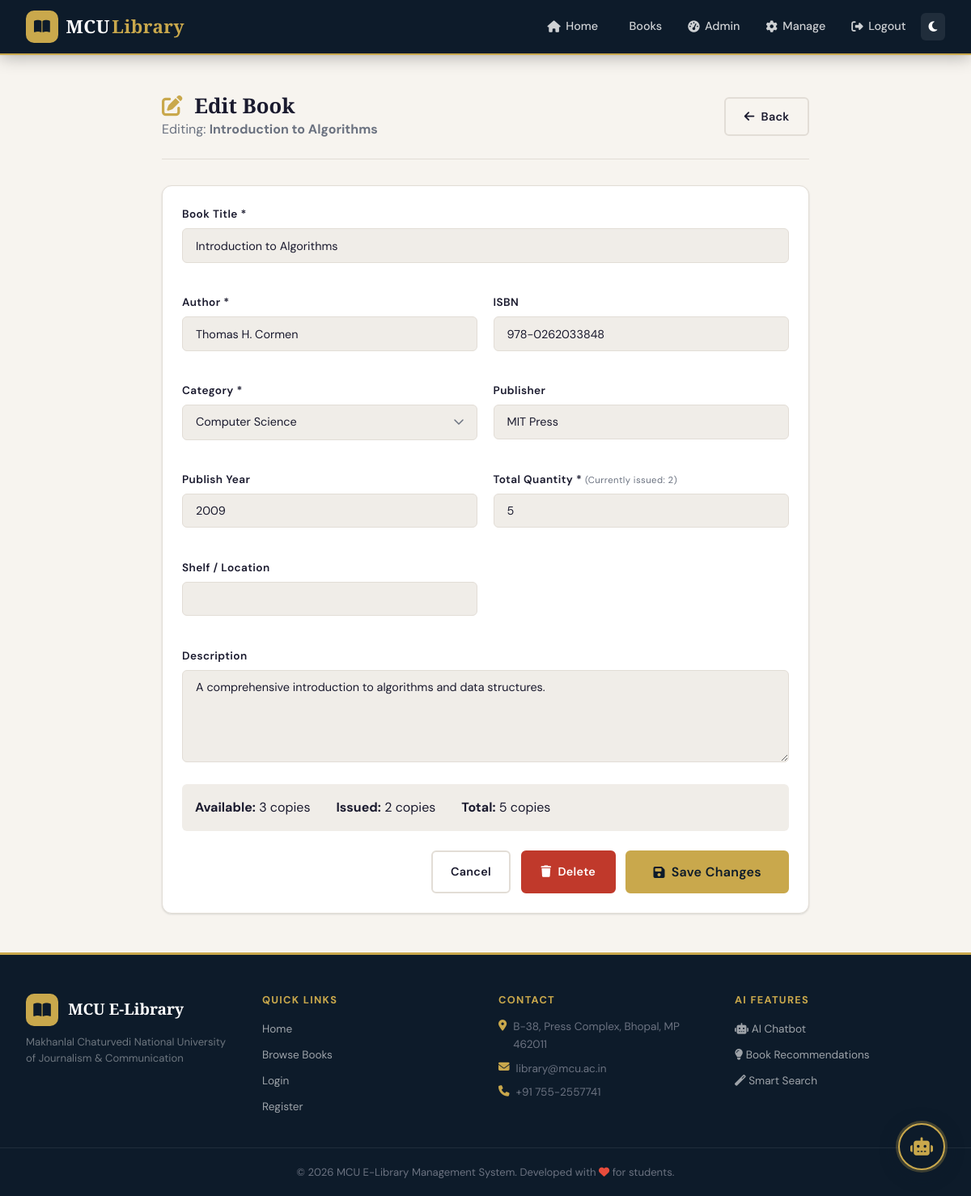
The app's page /edit_book.php?id=1 (signed in) with its own data.
### tables this page shows
CREATE TABLE IF NOT EXISTS books (
    id               INT AUTO_INCREMENT PRIMARY KEY,
    title            VARCHAR(255) NOT NULL,
    author           VARCHAR(150) NOT NULL,
    isbn             VARCHAR(20),
    category         VARCHAR(100) NOT NULL,
    publisher        VARCHAR(150),
    publish_year     YEAR,
    description      TEXT,
    cover_image      VARCHAR(255) DEFAULT 'default_cover.png',
    total_quantity   INT NOT NULL DEFAULT 1,
    issued_quantity  INT NOT NULL DEFAULT 0,
    location         VARCHAR(100) COMMENT 'Shelf / rack location',
    added_at         DATETIME DEFAULT CURRENT_TIMESTAMP,
    updated_at       DATETIME DEFAULT CURRENT_TIMESTAMP ON UPDATE CURRENT_TIMESTAMP,
    FULLTEXT KEY ft_search (title, author, description)
);

### includes/auth.php (called while the page is built, shortened)
<?php
function csrfToken(): string {
    return $_SESSION['csrf_token'];
}

### edit_book.php (the view, shortened to what this page needs)
<?php
require_once __DIR__ . '/config/db.php';
require_once __DIR__ . '/includes/auth.php';
$id        = (int)($_GET['id'] ?? 0);
$book = $pdo->prepare("SELECT * FROM books WHERE id=?");
$book->execute([$id]);
$book = $book->fetch();
$categories = ['Computer Science','Database','Networking','Artificial Intelligence','Software Engineering',
               'Web Development','Electronics','Mathematics','Physics','Chemistry','Commerce','MBA',
               'Law','Journalism','Mass Communication','English','Hindi','Political Science','Other'];
require_once __DIR__ . '/includes/header.php';
?>
<div class="container section">
  <div style="max-width:800px;margin:0 auto;">
    <div class="page-header" style="padding:0 0 1.5rem;">
      <div>
        <h1><i class="fas fa-edit" style="color:var(--gold);margin-right:.5rem;"></i> Edit Book</h1>
        <p>Editing: <strong><?= htmlspecialchars($book['title']) ?></strong></p>
      </div>
      <a href="/admin/manage_books.php" class="btn btn-outline"><i class="fas fa-arrow-left"></i> Back</a>
    </div>
    <div class="card">
      <div class="card-body">
        <form method="POST">
          <div style="display:grid;grid-template-columns:1fr 1fr;gap:1.2rem;">
            <div class="form-group" style="grid-column:1/-1;">
              <label class="form-label">Book Title *</label>
              <input type="text" name="title" class="form-control" value="<?= htmlspecialchars($book['title']) ?>" required>
            </div>
            <div class="form-group">
              <label class="form-label">Author *</label>
              <input type="text" name="author" class="form-control" value="<?= htmlspecialchars($book['author']) ?>" required>
            </div>
            <div class="form-group">
              <label class="form-label">ISBN</label>
              <input type="text" name="isbn" class="form-control" value="<?= htmlspecialchars($book['isbn'] ?? '') ?>">
            </div>
            <div class="form-group">
              <label class="form-label">Category *</label>
              <select name="category" class="form-control" required>
                <?php foreach ($categories as $cat): ?>
                  <option value="<?= $cat ?>" <?= $book['category'] === $cat ? 'selected' : '' ?>><?= $cat ?></option>
                <?php endforeach; ?>
              </select>
            </div>
            <div class="form-group">
              <label class="form-label">Publisher</label>
              <input type="text" name="publisher" class="form-control" value="<?= htmlspecialchars($book['publisher'] ?? '') ?>">
            </div>
            <div class="form-group">
              <label class="form-label">Publish Year</label>
              <input type="number" name="publish_year" class="form-control" value="<?= $book['publish_year'] ?? '' ?>" min="1900" max="<?= date('Y') ?>">
            </div>
            <div class="form-group">
              <label class="form-label">Total Quantity *
                <small style="font-weight:400;color:var(--text-muted);">(Currently issued: <?= $book['issued_quantity'] ?>)</small>
              </label>
              <input type="number" name="total_quantity" class="form-control" value="<?= $book['total_quantity'] ?>" min="<?= $book['issued_quantity'] ?>" required>
            </div>
            <div class="form-group">
              <label class="form-label">Shelf / Location</label>
              <input type="text" name="location" class="form-control" value="<?= htmlspecialchars($book['location'] ?? '') ?>">
            </div>
            <div class="form-group" style="grid-column:1/-1;">
              <label class="form-label">Description</label>
              <textarea name="description" class="form-control" rows="5"><?= htmlspecialchars($book['description'] ?? '') ?></textarea>
            </div>
          </div>
          <div style="background:var(--bg-input);border-radius:var(--radius-sm);padding:1rem;margin-bottom:1.5rem;display:flex;gap:2rem;flex-wrap:wrap;">
            <div><strong>Available:</strong> <?= $book['total_quantity'] - $book['issued_quantity'] ?> copies</div>
            <div><strong>Issued:</strong> <?= $book['issued_quantity'] ?> copies</div>
            <div><strong>Total:</strong> <?= $book['total_quantity'] ?> copies</div>
          </div>
          <div style="display:flex;gap:.8rem;justify-content:flex-end;">
            <a href="/admin/manage_books.php" class="btn btn-outline">Cancel</a>
            <a href="/delete_book.php?id=<?= $id ?>&csrf=<?= csrfToken() ?>"
               class="btn btn-danger"
               data-confirm="Delete this book permanently?">
              <i class="fas fa-trash"></i> Delete
            </a>
            <button type="submit" class="btn btn-primary btn-lg"><i class="fas fa-save"></i> Save Changes</button>
          </div>
        </form>
      </div>
    </div>
  </div>
</div>
<?php require_once __DIR__ . '/includes/footer.php'; ?>

### assets/css/style.css (style rules this page uses)
:root { --bg: #f7f4ef; --bg-card: #ffffff; --bg-input: #f0ede8; --bg-sidebar: #0d1b2a; --text: #1a1a2e; --text-muted: #6b7280; --text-light: #9ca3af; --border: #e2ddd6; --border-focus: #c9a84c; --navy: #0d1b2a; --navy-light: #162234; --gold: #c9a84c; --gold-dark: #a8832a; --gold-pale: #f5edda; --rust: #c0392b; --teal: #1a7a6e; --teal-pale: #e0f4f1; --success: #1a7a6e; --success-bg: #e0f4f1; --danger: #c0392b; --danger-bg: #fde8e6; --warning: #c9a84c; --warning-bg: #fef9ec; --info: #2563eb; --info-bg: #eff6ff; --radius-sm: 6px; --radius: 12px; --radius-lg: 20px; --radius-xl: 32px; --shadow-sm: 0 1px 3px rgba(13,27,42,.08), 0 1px 2px rgba(13,27,42,.06); --shadow: 0 4px 16px rgba(13,27,42,.10), 0 2px 6px rgba(13,27,42,.07); --shadow-lg: 0 12px 40px rgba(13,27,42,.14), 0 4px 12px rgba(13,27,42,.08); --shadow-gold: 0 4px 24px rgba(201,168,76,.30); --font-display: 'Playfair Display', Georgia, serif; --font-body: 'DM Sans', system-ui, sans-serif; --ease: cubic-bezier(.4,0,.2,1); --dur: 220ms; --nav-h: 68px; }
*, *::before, *::after { box-sizing: border-box; margin: 0; padding: 0; }
html { scroll-behavior: smooth; font-size: 16px; }
body { font-family: var(--font-body); background: var(--bg); color: var(--text); line-height: 1.6; min-height: 100vh; transition: background var(--dur) var(--ease), color var(--dur) var(--ease); }
a { color: var(--gold-dark); text-decoration: none; transition: color var(--dur) var(--ease); }
button { cursor: pointer; font-family: var(--font-body); border: none; }
input, select, textarea { font-family: var(--font-body); }
h1,h2,h3,h4,h5 { font-family: var(--font-display); line-height: 1.2; font-weight: 700; }
h1 { font-size: clamp(2rem, 5vw, 3.5rem); }
p { color: var(--text-muted); }
.btn { display: inline-flex; align-items: center; gap: .5rem; padding: .65rem 1.4rem; border-radius: var(--radius-sm); font-size: .9rem; font-weight: 600; letter-spacing: .02em; transition: all var(--dur) var(--ease); white-space: nowrap; border: 2px solid transparent; }
.btn-primary { background: var(--gold); color: var(--navy); border-color: var(--gold); }
.btn-outline { background: transparent; border-color: var(--border); color: var(--text); }
.btn-danger { background: var(--rust); color: #fff; border-color: var(--rust); }
.btn-lg { padding: .9rem 2rem; font-size: 1rem; }
.form-group { margin-bottom: 1.2rem; }
.form-label { display: block; font-size: .85rem; font-weight: 600; color: var(--text); margin-bottom: .4rem; letter-spacing: .03em; }
.form-control { width: 100%; padding: .7rem 1rem; background: var(--bg-input); border: 1.5px solid var(--border); border-radius: var(--radius-sm); color: var(--text); font-size: .9rem; transition: border-color var(--dur) var(--ease), box-shadow var(--dur) var(--ease); appearance: none; }
.form-control::placeholder { color: var(--text-light); }
select.form-control { background-repeat: no-repeat; background-position: right 1rem center; padding-right: 2.5rem; }
.card { background: var(--bg-card); border: 1px solid var(--border); border-radius: var(--radius); box-shadow: var(--shadow-sm); overflow: hidden; transition: box-shadow var(--dur) var(--ease), transform var(--dur) var(--ease); }
.card-body { padding: 1.5rem; }
.container { max-width: 1200px; margin: 0 auto; padding: 0 1.5rem; }
.section { padding: 3rem 0; }
.page-header { padding: 2rem 1.5rem 1.5rem; border-bottom: 1px solid var(--border); margin-bottom: 2rem; display: flex; align-items: center; justify-content: space-between; flex-wrap: wrap; gap: 1rem; }
.page-header h1 { font-size: 1.6rem; }

### records on screen
books: title "Introduction to Algorithms", author "Thomas H. Cormen", isbn "978-0262033848", category "Computer Science", publisher "MIT Press", publish_year "2009", issued_quantity "2", total_quantity "5", description "A comprehensive introduction to algorithms and data structures.", $book['total_quantity'] - $book['issued_quantity'] "3"
